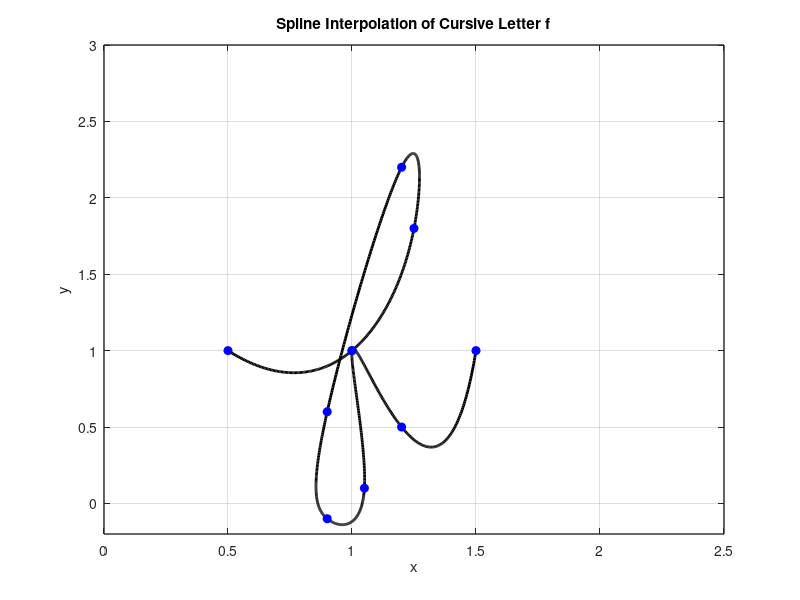

Reproduce this figure in MATLAB.
x = [0.5 1 1.25 1.2 0.9 0.9 1.05 1 1.2 1.5];
y = [1 1 1.8 2.2 0.6 -0.1 0.1 1 0.5 1];

n = length(x);
t = 0:n-1; % Parametric coordinate t
tt = 0:0.01:n-1; % More dense coordinate tt for spline interpolation

% Compute spline interpolation
xx = spline(t, x, tt);
yy = spline(t, y, tt);

% Plot settings
figure(1)
plot(xx, yy, 'k', 'LineWidth', 2) % plot spline
hold on
plot(x, y, 'bo', 'MarkerFaceColor', 'b') % plot data points
axis([0 2.5 -0.2 3])
grid on
title('Spline Interpolation of Cursive Letter f')
xlabel('x')
ylabel('y')
set(gca, 'FontSize', 10, 'LineWidth', 1)
grid on
